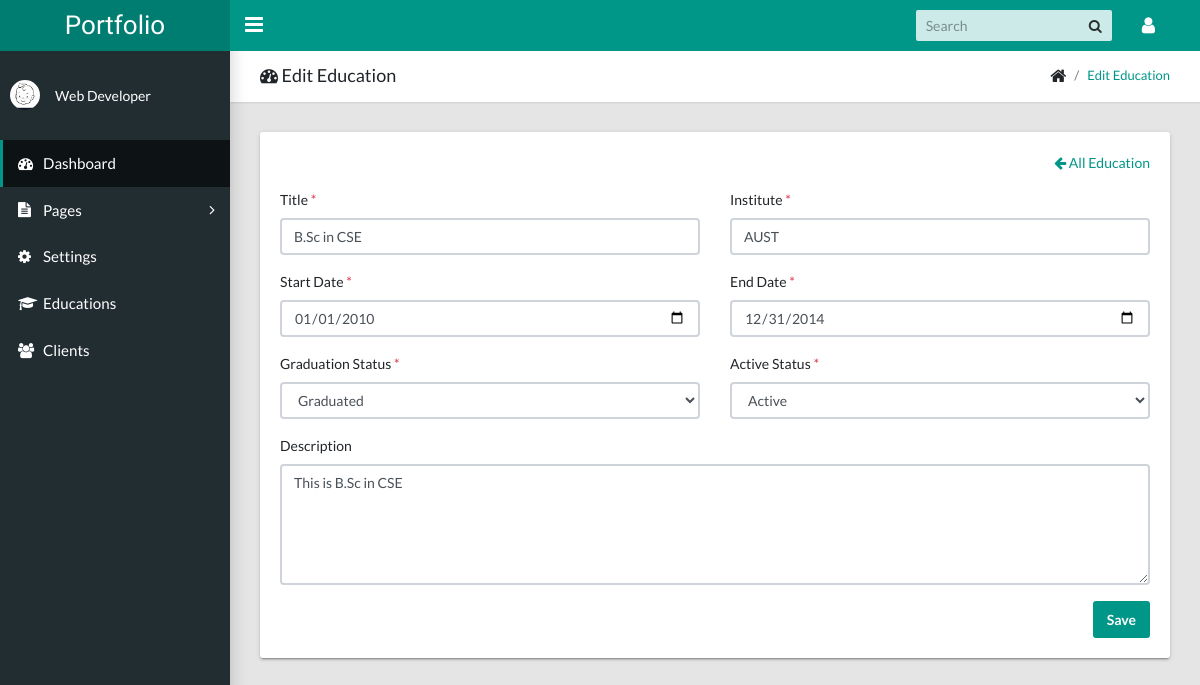
Screenshot of /systemcontrol/education_edit.php?id=4 (signed in) with the database file from the repository.
### tables this page shows
CREATE TABLE `profiles` (
  `id` int(191) NOT NULL,
  `user_id` int(191) NOT NULL,
  `phone` varchar(191) DEFAULT NULL,
  `about` longtext,
  `address` longtext,
  `avatar` varchar(191) DEFAULT 'default.png'
);

CREATE TABLE `educations` (
  `id` int(191) NOT NULL,
  `user_id` int(191) NOT NULL,
  `title` varchar(191) NOT NULL,
  `institute` varchar(191) NOT NULL,
  `starting_date` date NOT NULL,
  `ending_date` date NOT NULL,
  `description` longtext,
  `graduation_status` enum('0','1') NOT NULL DEFAULT '1',
  `active_status` enum('0','1') NOT NULL
);

### core/Database.php (called while the page is built, shortened)
<?php
Class Database{
	 public $host   = DB_HOST;
	 public $user   = DB_USER;
	 public $pass   = DB_PASS;
	 public $dbname = DB_NAME;
	 public $link;
	private function connectDB(){
	 $this->link = new mysqli($this->host, $this->user, $this->pass,
	  $this->dbname);
	 }
	public function select($query){
	  $result = $this->link->query($query) or
	   die($this->link->error.__LINE__);
	  if($result->num_rows > 0){
		return $result;
	  } else {
		return false;
	  }
	 }
}
?>

### core/SessionUser.php (called while the page is built, shortened)
<?php
class SessionUser{
 public static function getUser($key){
  if (isset($_SESSION[$key])) {
   return $_SESSION[$key];
  } else {
   return false;
  }
 }
}
?>

### core/Helper.php (called while the page is built, shortened)
<?php
class Helper{
    private $db;
    public function __construct()
    {
        $this->db = new Database();
    }
	public function getAvatar($user_id)
	{
		$query = "SELECT * FROM profiles WHERE user_id = '$user_id'";
        $result= $this->db->select($query);
        if($result){
			$userData = $result->fetch_assoc();
			$avatar = $userData['avatar'];
			return $avatar;
		}else{
			$avatar = 'default.png';
			return $avatar;
		}
	}
}

### class/Education.php (called while the page is built, shortened)
<?php
class  Education{
    private $db;
    public function __construct()
    {
        $this->db = new Database();
    }
    public function getEducation($id)
    {
        $user_id = SessionUser::getUser('user_id');
        $query = "SELECT * FROM `educations` WHERE `id` = '$id' AND `user_id` = '$user_id'";
        $result =$this->db->select($query);
        return $result;
    }
}

### systemcontrol/education_edit.php (the view, shortened to what this page needs)
<?php include_once('inc/header.php');?>
  <body class="app sidebar-mini">
    <?php include_once('inc/navbar.php'); ?>
    <?php include_once('inc/sidebar.php'); ?>
    <main class="app-content">
      <div class="app-title">
        <div>
          <h1><i class="fa fa-dashboard"></i> Edit Education</h1>
        </div>
        <ul class="app-breadcrumb breadcrumb">
          <li class="breadcrumb-item"><i class="fa fa-home fa-lg"></i></li>
          <li class="breadcrumb-item"><a href="#">Edit Education</a></li>
        </ul>
      </div>
      <div class="row">
        <div class="col-md-12">
            <div class="tile">
              <div class="action-div clearfix mb-3">
                  <a href="education.php" class="float-right" style="text-decoration: none;"><i class="fa fa-arrow-left" aria-hidden="true"></i> All Education</a>
              </div>
                <div class="row">
                    <div class="col-lg-12">
                        <?php
                          if(isset($_GET['id']) && is_numeric($_GET['id']))
                          {
                            $id = $_GET['id'];
                            $getEducation = $educations->getEducation($id);
                            if($getEducation != NULL){
                              $data = $getEducation->fetch_assoc();
                        ?>
                          <form action="" method="POST">
                            <div class="row">
                              <div class="col-6">
                                <div class="form-group">
                                  <label for="educationTitle">Title <span class="text-danger">*</span></label>
                                  <input class="form-control" name="education_title" id="educationTitle" type="text" placeholder="Title" value="<?php echo $data['title']; ?>">
                                </div>
                              </div>
                              <div class="col-6">
                                <div class="form-group">
                                  <label for="educationInstitute">Institute <span class="text-danger">*</span></label>
                                  <input class="form-control" name="education_institute" id="educationInstitute" type="text" placeholder="Institute Name" value="<?php echo $data['institute']; ?>">
                                </div>
                              </div>
                            </div>
                            <div class="row">
                              <div class="col-6">
                                <div class="form-group">
                                  <label for="educationStartDate">Start Date <span class="text-danger">*</span></label>
                                  <input class="form-control" name="education_start_date" id="educationStartDate" type="date" placeholder="Start Date" value="<?php echo $data['starting_date']; ?>">
                                </div>
                              </div>
                              <div class="col-6">
                                <div class="form-group">
                                  <label for="educationEndDate">End Date <span class="text-danger">*</span></label>
                                  <input class="form-control" name="education_end_date" id="educationEndDate" type="date" placeholder="End Date" value="<?php echo $data['ending_date']; ?>">
                                </div>
                              </div>
                            </div>
                            <div class="row">
                              <div class="col-6">
                                <div class="form-group">
                                  <label for="educationGraduationStatus">Graduation Status <span class="text-danger">*</span></label>
                                  <select class="form-control" name="education_graduation_status" id="educationGraduationStatus">
                                    <option value="1" <?php if($data['graduation_status'] == 1){ echo "selected='selected'";} ?>>Graduated</option>
                                  </select>
                                </div>
                              </div>
                              <div class="col-6">
                                <div class="form-group">
                                  <label for="educationActiveStatus">Active Status <span class="text-danger">*</span></label>
                                  <select class="form-control" name="education_active_status" id="educationActiveStatus">
                                    <option value="1" <?php if($data['active_status'] == 1){ echo "selected='selected'";} ?>>Active</option>
                                  </select>
                                </div>
                              </div>
                            </div>
                            <div class="form-group">
                                <label for="educationDescription">Description</label>
                                <textarea class="form-control" name="education_description" id="educationDescription" cols="30" rows="5" placeholder="Description"><?php echo $data['description']; ?></textarea>
                            </div>
                            <div class="form-group">
                                <input type="submit" class="btn btn-primary float-right" name="editEducation" value="Save">
                            </div>
                          </form>
                        <?php
                            }else{
                        ?>
                        <div class="alert alert-danger text-center">
                          Education not found.
                        </div>
                        <?php
                            }
                          }else{
                        ?>
                        <div class="alert alert-danger text-center">
                          Something went wrong! Please try again letter.
                        </div>
                        <?php
                          }
                        ?>
                    </div>
                </div>
            </div>
        </div>
      </div>
    </main>
  </body>
</html>

### systemcontrol/inc/sidebar.php (shortened to what this page needs)
<aside class="app-sidebar">
    <div class="app-sidebar__user">
        <img style="width:30px;" class="app-sidebar__user-avatar" src="../../systemcontrol/assets/img/avatars/<?php echo $helper->getAvatar(SessionUser::getUser('user_id'));?>" alt="User Image">
        <div>
            <p class="app-sidebar__user-designation">Web Developer</p>
        </div>
    </div>
    <ul class="app-menu">
        <li><a class="app-menu__item active" href="../../systemcontrol/dashboard.php"><i class="app-menu__icon fa fa-dashboard"></i><span class="app-menu__label">Dashboard</span></a></li>
        <li class="treeview"><a class="app-menu__item" href="#" data-toggle="treeview"><i class="app-menu__icon fa fa-file-text"></i><span class="app-menu__label">Pages</span><i class="treeview-indicator fa fa-angle-right"></i></a>
        </li>
        <li><a class="app-menu__item" href="../../systemcontrol/settings.php"><i class="app-menu__icon fa fa-cog"></i><span class="app-menu__label">Settings</span></a></li>
        <li><a class="app-menu__item" href="../../systemcontrol/education.php"><i class="app-menu__icon fa fa-graduation-cap"></i><span class="app-menu__label">Educations</span></a></li>
        <li><a class="app-menu__item" href="../../systemcontrol/client.php"><i class="app-menu__icon fa fa-users"></i><span class="app-menu__label">Clients</span></a></li>
    </ul>
</aside>

### systemcontrol/assets/css/style.css (style rules this page uses)
.app-title { padding: 15px 30px!important; }
.app-title h1 { font-size: 18px!important; }

### rows the page displays
profiles: avatar (picture)
educations: education_title "B.Sc in CSE", education_institute "AUST", education_start_date "01/01/2010", education_end_date "12/31/2014", education_graduation_status "Graduated", education_active_status "Active", education_description "This is B.Sc in CSE"
